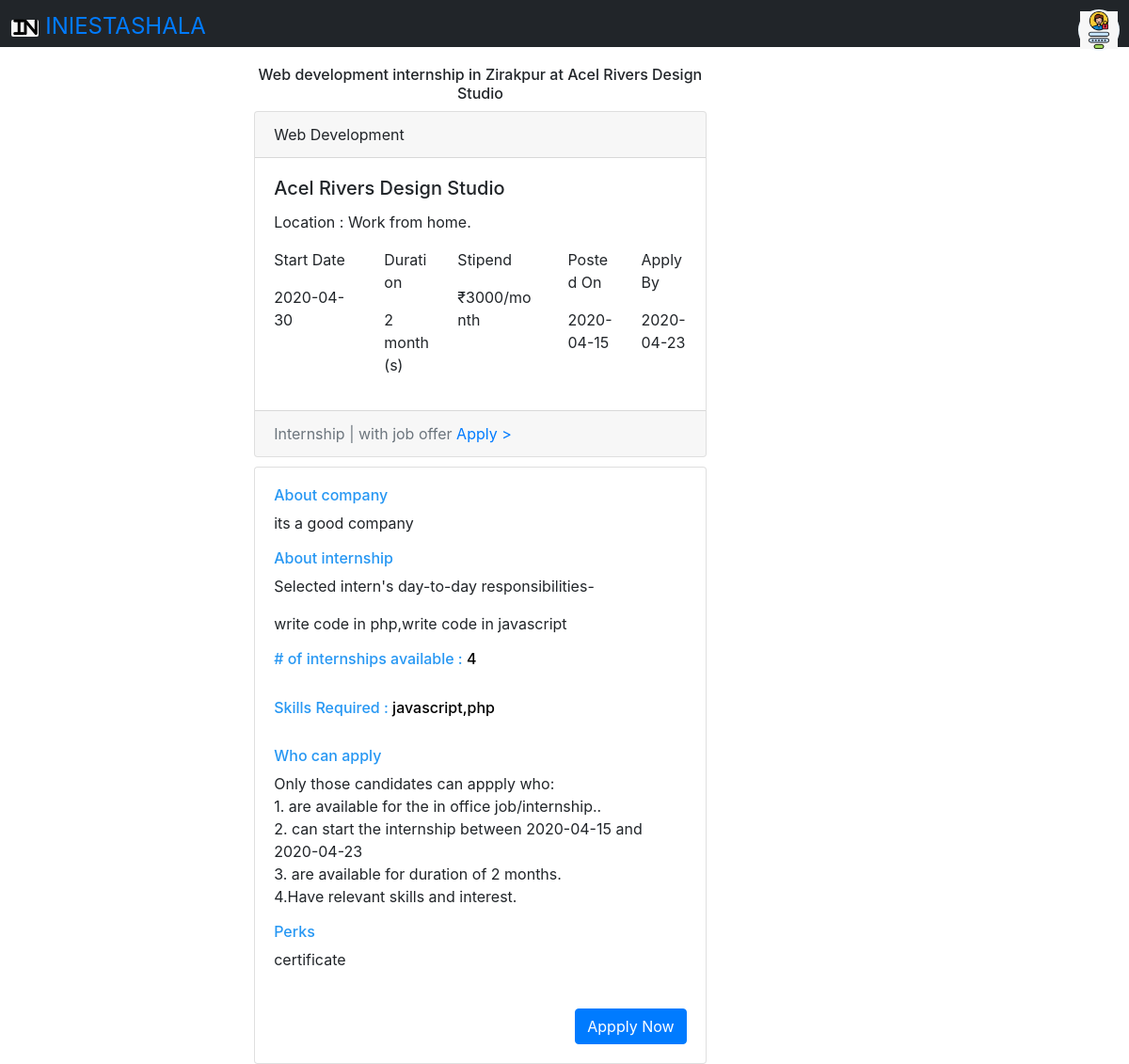
The app's page /internship_details.php?msg=1 (signed in) with its own data.
### tables this page shows
CREATE TABLE IF NOT EXISTS `data` (
  `id` int(11) NOT NULL AUTO_INCREMENT,
  `job` varchar(50) DEFAULT NULL,
  `work_home` varchar(11) DEFAULT NULL,
  `partime` varchar(11) DEFAULT NULL,
  `start_date` varchar(30) DEFAULT NULL,
  `duration` varchar(11) DEFAULT NULL,
  `internship_women` varchar(11) DEFAULT NULL,
  `job_offer` varchar(11) DEFAULT NULL,
  `company_name` varchar(50) DEFAULT NULL,
  `location` varchar(50) DEFAULT NULL,
  `stipend` varchar(11) DEFAULT NULL,
  `posted_on` varchar(40) DEFAULT NULL,
  `apply_by` varchar(30) DEFAULT NULL,
  `category` varchar(150) DEFAULT NULL,
  `openings` varchar(11) DEFAULT NULL,
  `responsibility` varchar(1000) DEFAULT NULL,
  `perks` varchar(200) DEFAULT NULL,
  `skills` varchar(100) DEFAULT NULL,
  `questions` varchar(200) DEFAULT NULL,
  `description` varchar(1000) DEFAULT NULL,
  `owner` varchar(200) DEFAULT '',
  `approval_status` varchar(50) NOT NULL DEFAULT 'Not Approved',
  PRIMARY KEY (`id`)
);

### internship_details.php (the view, shortened to what this page needs)
<!DOCTYPE html>
<?php
include("connection.php");
        $id=$_GET['msg'];
        $querry="select * from data where id='$id'";
        $res= mysqli_query($con, $querry)or die(mysqli_errno($con));
        $out= mysqli_fetch_array($res)or die(mysqli_errno($con));
?>
<html lang="en">
<head>
    <link rel="stylesheet" href="https://stackpath.bootstrapcdn.com/bootstrap/4.4.1/css/bootstrap.min.css"
>
    <link rel="stylesheet" href="internships.css">
   <link rel="stylesheet" href="style2.css">
</head>
<body>
<?php if(!isset($_SESSION['id'])){include('header_2.php');} else {include("header.php");} ?>
    <div class="row justify-content-md-center">
        <div class="col-lg-6 middle">
            <h6>Web development internship in <?php echo($out['location']); ?> at <?php echo($out['company_name']); ?></h6>
            <div class="card left">
                <div class="card-header">
                    Web Development
                </div>
                <div class="card-body">
                    <h5 class="card-title"><?php echo($out['company_name']); ?></h5>
                    <p class="card-text">Location : Work from home.</p>
                    <div class="card-text">
                        <div class="card-text">
                            <div class="row">
                                <div class="col-3">
                                    <p>Start Date</p>
                                    <p><?php echo($out['start_date']); ?></p>
                                </div>
                                <div class="col-2">
                                    <p>Duration</p>
                                    <p><?php echo($out['duration'].' month(s)'); ?></p>
                                </div>
                                <div class="col-3">
                                    <p>Stipend</p>
                                    <p><?php echo('₹'.$out['stipend'].'/month'); ?></p>
                                </div>
                                <div class="col-2">
                                    <p>Posted On</p>
                                    <p><?php echo($out['posted_on']); ?></p>
                                </div>
                                <div class="col-2">
                                    <p>Apply By</p>
                                   <p><?php echo($out['apply_by']); ?></p>
                                </div>
                            </div>
                        </div>
                    </div>
                </div>
                <div class="card-footer text-muted">
                    Internship | <?php if($out['job_offer']==1){echo "with job offer";}else{echo  "without job offer";} ?> <a href="resume.php?company_id=<?php echo $id;?>">Apply ></a>
                </div>
            </div>
            <div class="card left blue-h6">
                <div class="card-body">
                    <h6>About company</h6>
                    <p><?php echo($out['description']); ?></p>
                    <h6>About internship</h6>
                    <p>Selected intern's day-to-day responsibilities-</p>
                    <p><?php echo($out['responsibility']);?></p>
                    <h6># of internships available : <span style="color: black;"><?php echo($out['openings']); ?></span></h6><br>
                    <h6>Skills Required : <span style="color: black;"><?php echo($out['skills']); ?></span></h6><br>
                    <h6>Who can apply</h6>
                    <p>Only those candidates can appply who:<br>1. are available for the<?php if($out['work_home']==1){echo(" work from home job/internship.");}else{echo(" in office job/internship.");} ?>. <br>2. can start the internship between <?php echo($out['posted_on'].' and '.$out['apply_by']);?>
                         <br>3. are available for duration of <?php echo($out['duration'].' months.') ?> <br>4.Have relevant skills and interest.</p>
                    <h6>Perks</h6>
                    <p><?php echo($out['perks']) ?></p>
                    <br>
                    <div class="text-right">
                        <a class="btn btn-primary" href="resume.php?company_id=<?php echo $id;?>">Appply Now</a>
                    </div>
                </div>
            </div>
        </div>
    </div>
</body>
</html>

### internships.css (style rules this page uses)
.left { text-align: right; margin-top: 2%; }
.middle { text-align: center; margin-top: 2%; }
.left { text-align: left; }

### navbar.css (style rules this page uses)
* { margin: 0px; padding: 0px; }

### internship_details.php (style rules this page uses)
.blue-h6 h6 { color: rgb(38, 151, 243); }

### records on screen
data: location "Zirakpur", company_name "Acel Rivers Design Studio", start_date "2020-04-30", duration "2", stipend "3000", posted_on "2020-04-15", apply_by "2020-04-23", description "its a good company", responsibility "write code in php,write code in javascript", openings "4", skills "javascript,php", perks "certificate"
